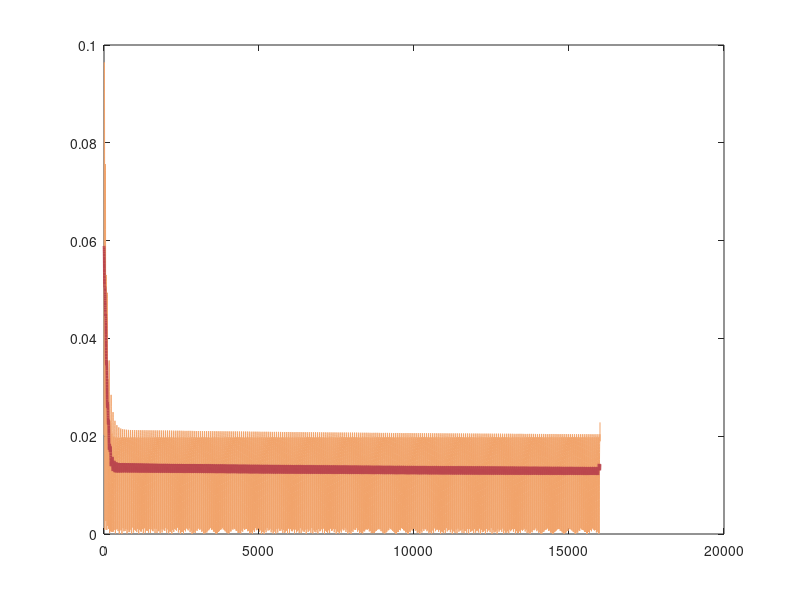

Reproduce this figure in MATLAB.
clear; clc; cla(gca);

data = csvread("trainingError.txt");
%data = csvread("validationError.txt");
%data = csvread("debug1.txt");
%data = csvread("param.txt");

error = data(:, 1);

x_ = linspace(1, size(error, 1), size(error, 1));
x = transpose(x_);

plot(x, error, 'Color', [.945 .639 .416]); hold on;
%plot(data(:,1), data(:,2));

ma = movmean(error, 100);
plot(x, ma, 'Color', [.729 .271 .302], 'Linewidth', 2);
